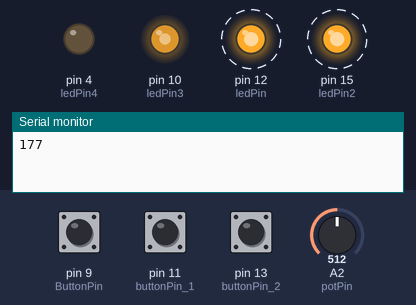
The sketch below on a simulated Arduino Uno, built with avr-gcc and run on an emulated ATmega328P. Parts: output pins drawn as LEDs (lit = HIGH), the last lines printed to the serial monitor. Dashed ring = blinking. The inputs (shaded band) are chosen by the test bench; at power-on: A2 (potPin) = 512, pin 9 (ButtonPin) HIGH, pin 11 (buttonPin_1) HIGH, pin 13 (buttonPin_2) HIGH. USB keyboard and mouse output is not drawn.

Above: at 1.2 s.
1.3 s: A2 (potPin) set to 716
At 2.14 s:
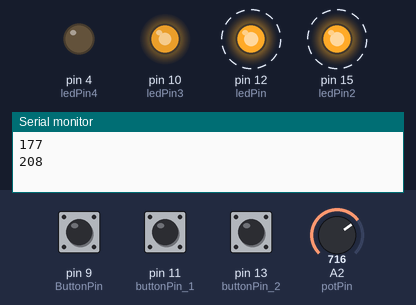
4.8 s: pin 9 (ButtonPin) pulled LOW for 0.6 s
At 5.15 s:
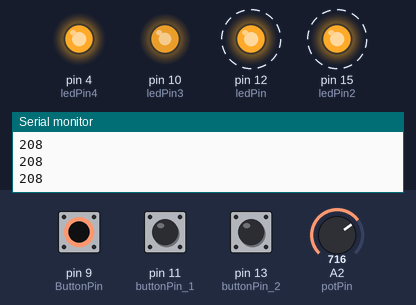
8.3 s: A2 (potPin) set to 306
At 9.17 s:
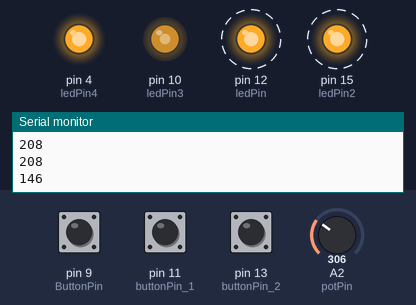
11.8 s: A2 (potPin) set to 122
At 12.19 s:
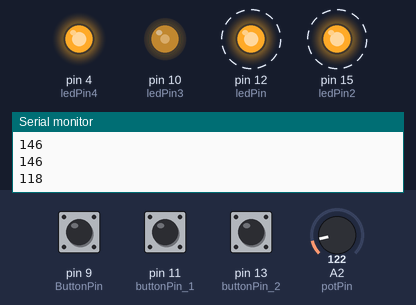
Timing chart, 0 to 16.3 s (numbered marks = the images above; inputs shaded):
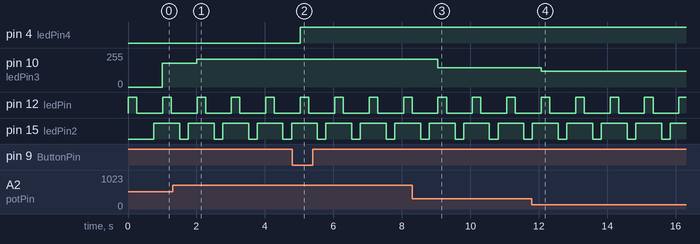

Measured:
- after the input at 1.3 s, pin 10 (ledPin3): 177/255 → 208/255 after 0.71 s
- after the input at 4.8 s, pin 4 (ledPin4): LOW → HIGH after 0.23 s
- after the input at 8.3 s, pin 10 (ledPin3): 208/255 → 146/255 after 0.75 s
- after the input at 11.8 s, pin 10 (ledPin3): 146/255 → 118/255 after 0.27 s
- by itself, pin 12 (ledPin): alternates HIGH for 0.25 s and LOW for 0.76 s
- by itself, pin 15 (ledPin2): alternates HIGH for 0.76 s and LOW for 0.25 s

The sketch:

Final_Version_2.ino
```cpp
  #include "USB.h"
 #include "USBHIDKeyboard.h"

 USBHIDKeyboard Keyboard;
 const int buttonPin_1 = 11;
 const int buttonPin_2 = 13;

  const int ledPin = 12;
  const int ledPin2 = 15;
  const int ledPin3 = 10;
  const int ledPin4 = 4;

  const int potPin = 2;
  int ButPin = 1;
  int ButtonPin = 9;


  int ms = 250;
  bool ledState = 0;
  bool buttonState_1 = 0;
  bool buttonState_2 = 0;
  bool prevButtonState_1 = 0;
  bool prevButtonState_2 = 0;


void setup() {
  // put your setup code here, to run once:
  // reads button state 1 and 2
  buttonState_1 = !digitalRead(buttonPin_1);
  buttonState_2 = !digitalRead(buttonPin_2);

  pinMode(ledPin, OUTPUT);
  pinMode(ledPin2, OUTPUT);
  pinMode(ledPin3, OUTPUT);
  pinMode(ledPin4, OUTPUT);
  pinMode(ButtonPin,INPUT);
  Serial.begin(115200);
  USB.begin();
  Keyboard.begin();
}

void loop() {
  // put your main code here, to run repeatedly:

  buttonState_1 = !digitalRead(buttonPin_1);
  buttonState_2 = !digitalRead(buttonPin_2);

  if (buttonState_1 && !prevButtonState_1)
  {
    Keyboard.write('A');
  }
  prevButtonState_1 = !digitalRead(buttonPin_1);

  if (buttonState_2 && !prevButtonState_2)
  {
    Keyboard.write('Z');
  }
  prevButtonState_2 = !digitalRead(buttonPin_2);

  delay(5);
  digitalWrite(ledPin, HIGH);
  delay(ms);
  digitalWrite(ledPin, LOW);
  delay(ms);

  digitalWrite(ledPin2, LOW);
  delay(ms);
  digitalWrite(ledPin2, HIGH);
  delay(ms);

  int potValue = analogRead(potPin);
  int tuning = map(potValue, 0, 1023, 100, 255);
  analogWrite(ledPin3, tuning);
  Serial.println(tuning);

  if(digitalRead(ButtonPin) == LOW){
    digitalWrite(ledPin4, HIGH);
  }
  else{
    digitalWrite(ledPin2, HIGH); //button is pressed
  }

}
```
